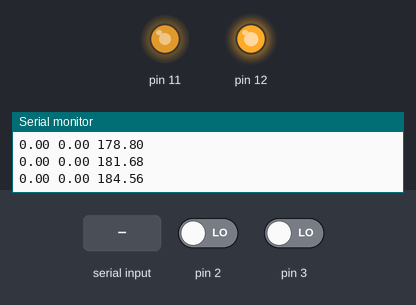
Simulated run of this sketch. Board: Arduino Uno, built with avr-gcc and run on an emulated ATmega328P. On the bench: output pins drawn as LEDs (lit = HIGH), the last lines printed to the serial monitor. The inputs (shaded band) are chosen by the test bench; at power-on: pin 2 LOW, pin 3 LOW.

Above: at 1.2 s.
1.3 s: pin 2 driven HIGH
At 4.0 s:
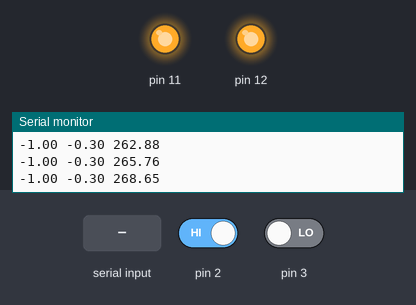
4.3 s: "b" received over Serial
Timing chart, 0 to 7.3 s (numbered marks = the images above; inputs shaded):
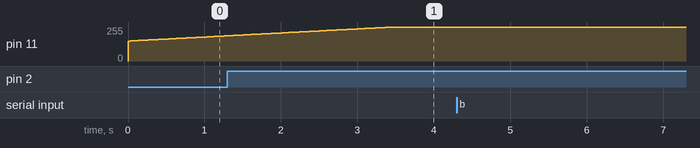

The sketch:

position_pid.ino
```cpp
#define ROT_TO_LINES    1189.875
#define ROT_TO_DEG      360.0
#define ROT_TO_RAD      (2*PI)
#define SEC_TO_RPM      60.0
#define MAX_IE          255.0

int32_t interrupt_count = 0;
int32_t count = 0;
int dir = 1;
double dt = 1.0/125.0;
int32_t current_count;
int32_t previous_count;
double current_position = 0;
double previous_position = 0;
double goal_position = 100;
double rounded_position = 0;
double current_rpm = 0;
double previous_rpm = 0;
double goal_rpm = 100.0;
double integral_error = 0;
double derivative_error = 0;
double gain = 15.0;
double output = 0;
double control = 0;

double K_p = 0.1;
double K_i = 0.01;
double K_d = 0.001;

ISR(TIMER0_COMPA_vect) {
  previous_count = current_count;
  current_count = count;
  previous_rpm = current_rpm;
  current_rpm = ((double)(current_count - previous_count)*SEC_TO_RPM)/(dt*ROT_TO_LINES);

  previous_position = current_position;
  current_position = (current_count*ROT_TO_DEG)/ROT_TO_LINES;

  // Take into account the rotational constraints
  rounded_position = ((((int32_t)current_count)%((int32_t)ROT_TO_LINES))*ROT_TO_DEG)/ROT_TO_LINES;

  double error = goal_position - current_position;
  if(error > 180) {
    error = 360 - error;
  }
  else if(error < -180) {
    error = -360 - error;
  }
  integral_error += error*dt;
  if(integral_error > MAX_IE/K_i) integral_error = MAX_IE;
  if(integral_error < -MAX_IE/K_i) integral_error = -MAX_IE;
  derivative_error = (current_position - previous_position)/dt;

  output = gain*(K_p*error + K_i*integral_error + K_d*derivative_error);
  control = output;

  if(control < 0) {
    digitalWrite(12, LOW);
    analogWrite(11, constrain((int)-control, 0, 255));
  }
  else {
    digitalWrite(12, HIGH);
    analogWrite(11, constrain((int)control, 0, 255));
  }
  interrupt_count++;
}

void encoder_counter()
{
  int x = PIND;
  if(x&(0b1000)) dir = 1;
  else dir = -1;
  count = count + dir;
}

void setup()
{
  cli();
  //set timer0 interrupt at 2kHz
  TCCR0A = 0;// set entire TCCR2A register to 0
  TCCR0B = 0;// same for TCCR2B
  TCNT0  = 0;//initialize counter value to 0
  // set compare match register for 2khz increments
  OCR0A = 248;// = (16*10^6) / (2000*64) - 1 (must be <256)
  // turn on CTC mode
  TCCR0A |= (1 << WGM01);
  // Set CS01 and CS00 bits for 64 prescaler
  TCCR0B |= (1 << CS02);// | (1 << CS00);
  // enable timer compare interrupt
  TIMSK0 |= (1 << OCIE0A);
  sei();

  Serial.begin(9600);
  pinMode(11,OUTPUT);
  pinMode(12,OUTPUT);
  pinMode(2,INPUT);
  pinMode(3,INPUT);
  digitalWrite(12, HIGH);
  analogWrite(11, control);
  attachInterrupt(0,encoder_counter,RISING);
}

void loop()
{
  if(Serial.available()) {
    // Write code to read goal angular position in DEG
    char cmd = Serial.read();
    if(cmd == 'f') digitalWrite(12, HIGH);
    else if(cmd == 'b') digitalWrite(12, LOW);
  }
  else {
    long_delay();
    Serial.print((double)current_count);
    Serial.print(" ");
    Serial.print(rounded_position);
    Serial.print(" ");
    Serial.println(output);
    //Serial.println((double)interrupt_count);
  }
}

void long_delay()
{
  for(int i = 0; i < 10; i++) delayMicroseconds(100000000);
}
```
